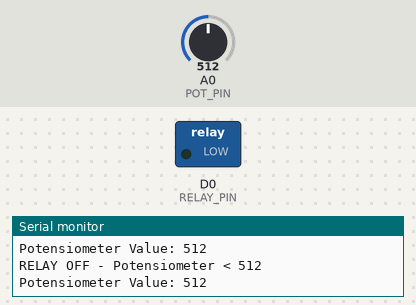
This sketch was run on a simulated ESP8266 (NodeMCU). On the bench: switched loads named in the sketch (green lamp = pin HIGH), the last lines printed to the serial monitor. The inputs (shaded band) are chosen by the test bench; at power-on: A0 (POT_PIN) = 512. WiFi joins after 1.5 s; servers stay silent unless stated.

Above: at 3.0 s.
3.1 s: A0 (POT_PIN) set to 523
At 4.2 s:
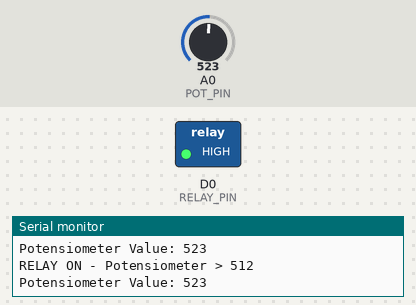
4.8 s: A0 (POT_PIN) set to 511
At 5.4 s:
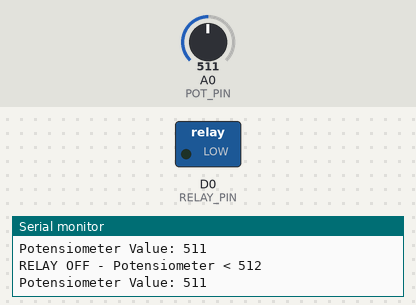
6.3 s: A0 (POT_PIN) set to 716
At 7.7 s:
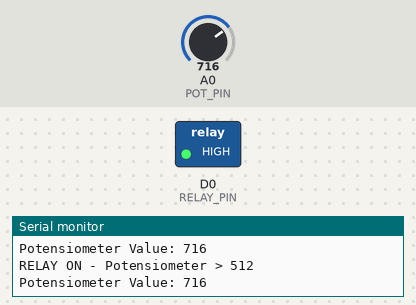
Timing chart, 0 to 9.3 s (numbered marks = the images above; inputs shaded):
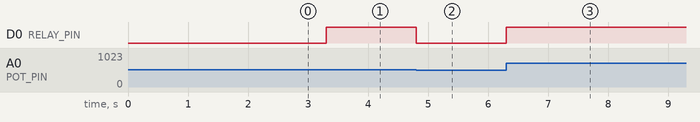

Measured:
- the behaviour switches between 512 and 513 on A0 (POT_PIN) (found by bisection; images 0 and 1)
- after the input at 3.1 s, D0 (RELAY_PIN): LOW → HIGH after 0.20 s
- after the input at 4.8 s, D0 (RELAY_PIN): HIGH → LOW at once
- after the input at 6.3 s, D0 (RELAY_PIN): LOW → HIGH at once

The sketch:

potensiometer.ino
```cpp
/*
 * JUDUL: Potensiometer
 * FUNGSI: Membaca perubahan resistansi manual
 * PIN: A0 (Analog)
 * RELAY: D0 (aktif saat nilai > 512)
 *
 * Cara Kerja:
 * - Membaca tegangan dari pembagi tegangan
 * - Nilai 0-1024 tergantung posisi putaran
 * - Relay ON saat nilai > 512 (setengah putaran)
 *
 * Blynk Virtual Pin:
 * V1 = Nilai potensiometer (0-1024)
 * V10 = Status relay
 */

#define BLYNK_TEMPLATE_ID "YourTemplateID"
#define BLYNK_TEMPLATE_NAME "Potensiometer"
#define BLYNK_AUTH_TOKEN "YourAuthToken"

#include <ESP8266WiFi.h>
#include <BlynkSimpleEsp8266.h>

#define POT_PIN A0
#define RELAY_PIN D0

char ssid[] = "YourWiFiSSID";
char pass[] = "YourWiFiPassword";

BlynkTimer timer;

void setup() {
  Serial.begin(115200);
  pinMode(RELAY_PIN, OUTPUT);
  digitalWrite(RELAY_PIN, LOW);

  Blynk.begin(BLYNK_AUTH_TOKEN, ssid, pass);
  timer.setInterval(500L, sendSensorData);
}

void loop() {
  Blynk.run();
  timer.run();
}

void sendSensorData() {
  int potValue = analogRead(POT_PIN);

  Blynk.virtualWrite(V1, potValue);

  // Kontrol relay (relay ON jika potensiometer diputar > setengah)
  if (potValue > 512) {
    digitalWrite(RELAY_PIN, HIGH);
    Blynk.virtualWrite(V10, 1);
    Serial.println("RELAY ON - Potensiometer > 512");
  } else {
    digitalWrite(RELAY_PIN, LOW);
    Blynk.virtualWrite(V10, 0);
    Serial.println("RELAY OFF - Potensiometer < 512");
  }

  Serial.print("Potensiometer Value: ");
  Serial.println(potValue);
}
```
